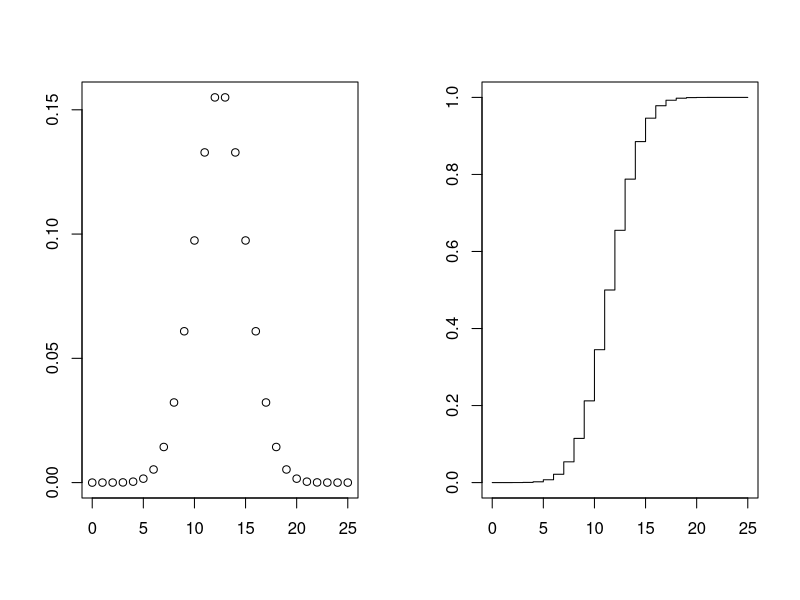
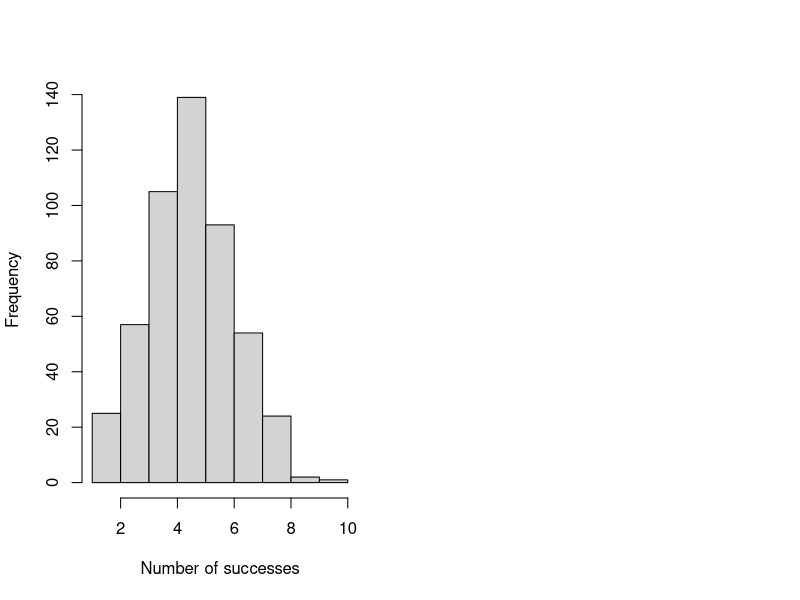
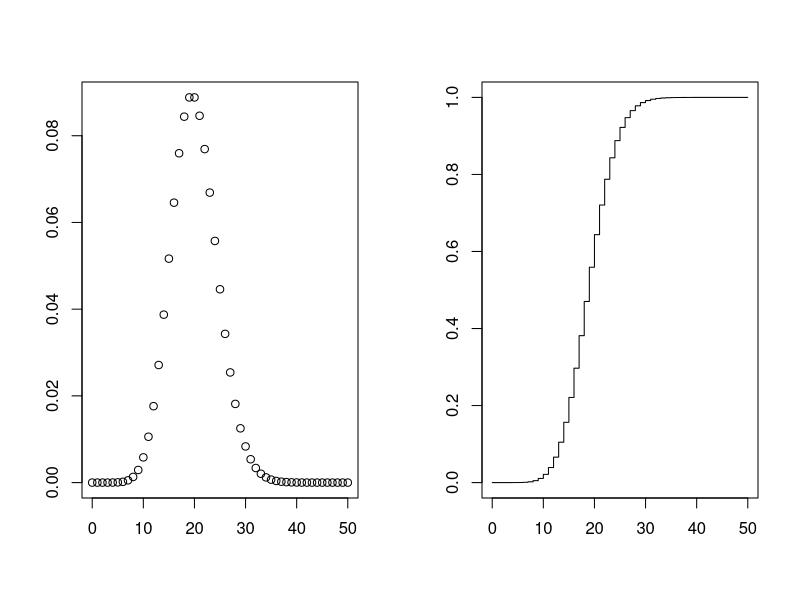
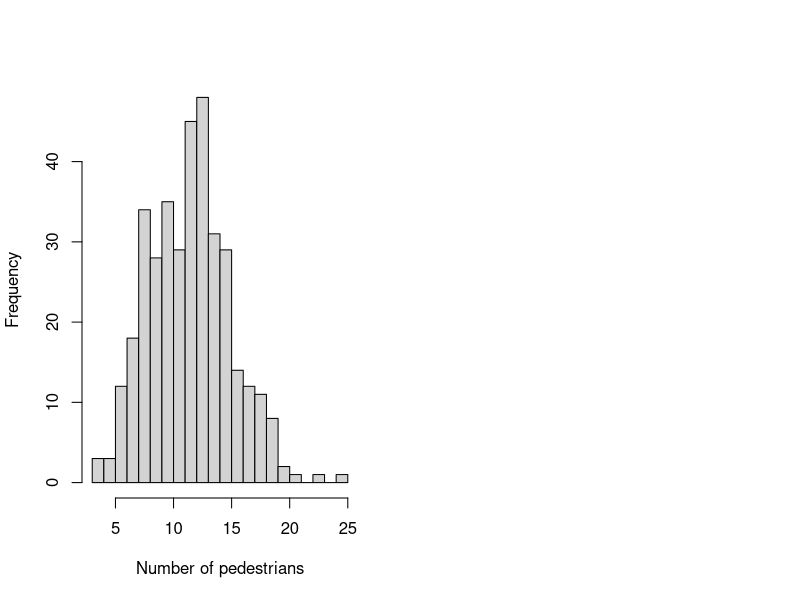
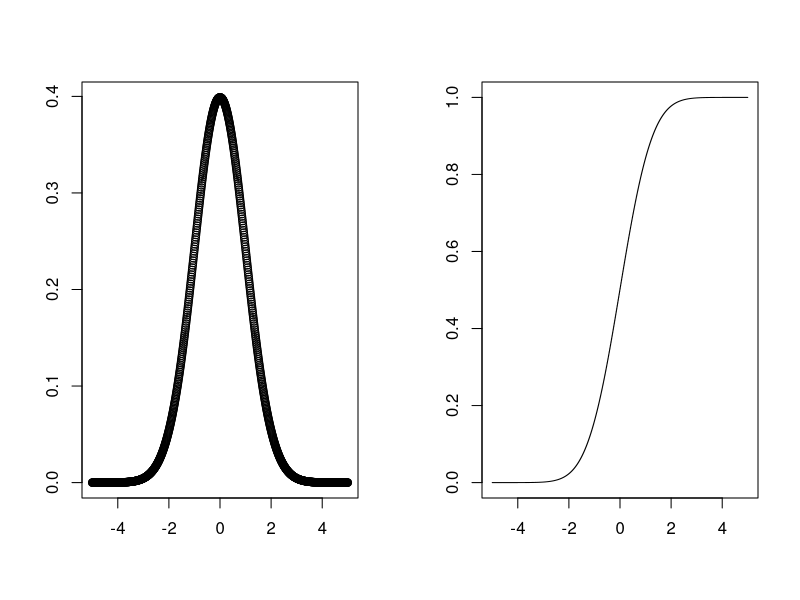
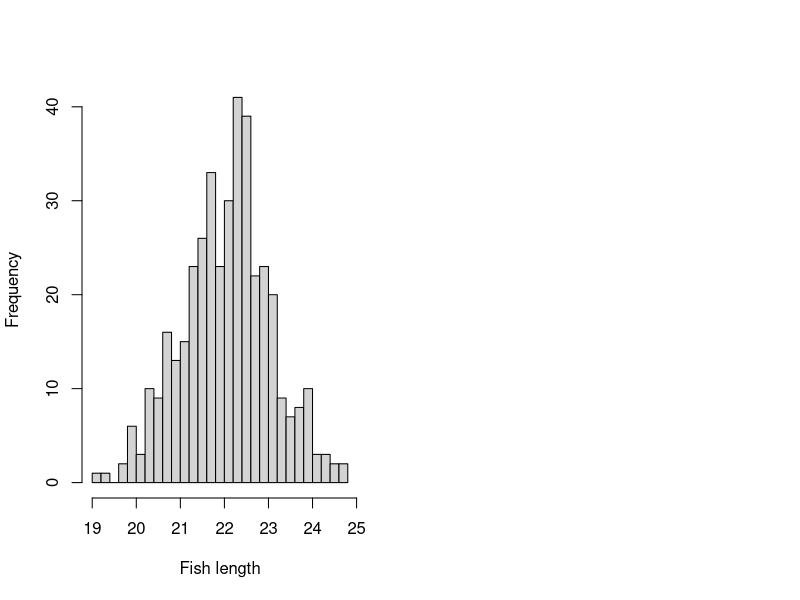

Here is the R script that generated these plots, in order:
## ---- chunk 1
# Sequence for visualization
binomial_seq <- seq(0, 25, by = 1)

# Functions
binomial_pmf <- dbinom(x = binomial_seq, size = 25, prob = 0.5)
binomial_cdf <- pbinom(q = binomial_seq, size = 25, prob = 0.5)

# Plot
par(mfrow = c(1, 2))
plot(binomial_seq, binomial_pmf, ann = FALSE)
plot(binomial_seq, binomial_cdf, type = "S", ann = FALSE)
## ---- chunk 2
# Probability for exactly 3 successes out of 10 trials
dbinom(x = 3, size = 10, prob = 0.5)

# Probability for up to 3 successes out of 10 trials
pbinom(q = 3, size = 10, prob = 0.5)

# Simulate 10 times how many successes there is using random numbers
rbinom(n = 10, size = 10, prob = 0.5)

# With large enough n, expected value (np = 5) should become visible
rbinom500 <- rbinom(n = 500, size = 10, prob = 0.5)
hist(rbinom500, xlab = "Number of successes", ylab = "Frequency", main = NULL)
summary(rbinom500)
## ---- chunk 3
# Sequence for visualization
poisson_seq <- seq(0, 50, by = 1)

# Functions
poisson_pmf <- dpois(x = poisson_seq, lambda = 20)
poisson_cdf <- ppois(q = poisson_seq, lambda = 20)


# Plot
par(mfrow = c(1, 2))
plot(poisson_seq, poisson_pmf, ann = FALSE)
plot(poisson_seq, poisson_cdf, type = "S", ann = FALSE)
## ---- chunk 4
# A bridge is crossed by 12 people per minute, on average.
# What is the probability that exactly 16 people crosses it in a minute?
dpois(x = 16, lambda = 12)

# A bridge is crossed by 12 people per minute, on average.
# What is the probability that up to 16 people crosses it in a minute?
ppois(q = 16, lambda = 12)

# Simulate amount of people per minute 10 times
rpois(n = 10, lambda = 12)

# By repeating the observation once every day for a year,
# the expected value (lambda = 12) should become visible
poisson_pedestrians <- rpois(n = 365, lambda = 12)
hist(poisson_pedestrians, breaks = 20,
     xlab = "Number of pedestrians", ylab = "Frequency", main = NULL)

summary(poisson_pedestrians)
## ---- chunk 5
# Sequence for visualization
normal_seq <- seq(-5, 5, by = 0.01)

# Functions
normal_pmf <- dnorm(x = normal_seq, mean = 0, sd = 1)
normal_cdf <- pnorm(q = normal_seq, mean = 0, sd = 1)


# Plot
par(mfrow = c(1, 2))
plot(normal_seq, normal_pmf, ann = FALSE)
plot(normal_seq, normal_cdf, type = "S", ann = FALSE)
## ---- chunk 6
# The average length of a zebrafish is 22 mm with a standard diviation of 1 mm.
# How likely is a fish 23 mm long?
dnorm(x = 23, mean = 22, sd = 1)

# What fraction of the fish are up to 23 mm long?
pnorm(q = 23, mean = 22, sd = 1)

# Simulate length of five random fish
rnorm(n = 5, mean = 22, sd = 1)

# With large enough n, expected value should become visible
normal_zebrafish <- rnorm(n = 400, mean = 22, sd = 1)
hist(normal_zebrafish, breaks = 20,
     xlab = "Fish length", ylab = "Frequency", main = NULL)
summary(normal_zebrafish)
